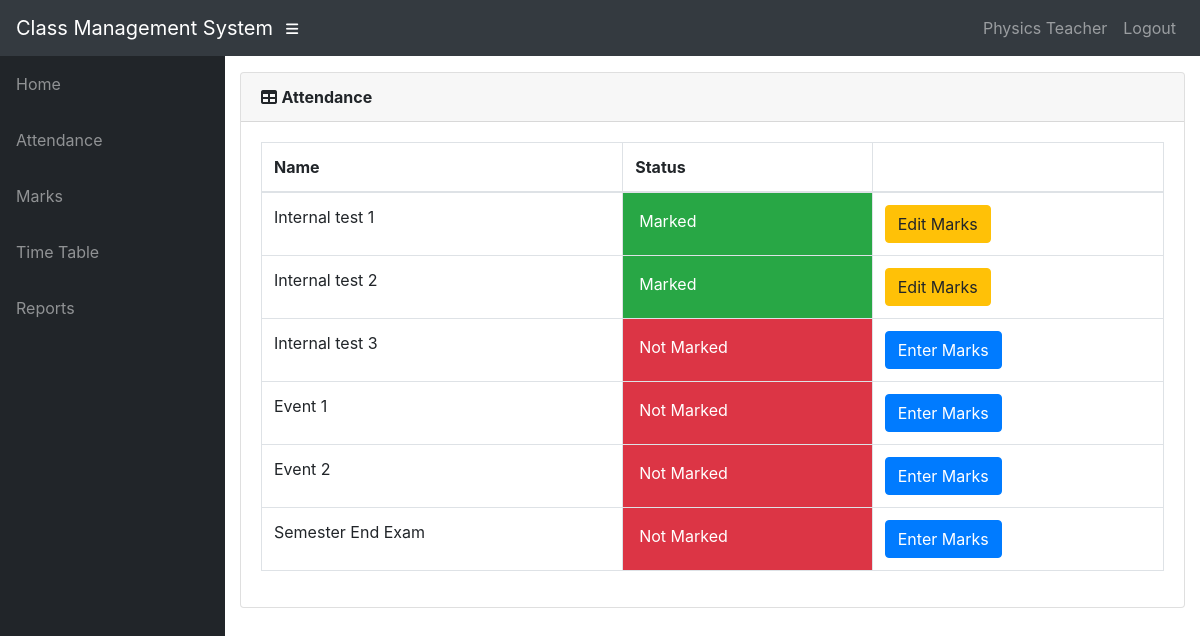
The app's page /info/teacher/41/marks_list/ (signed in) with its own data.
### info/models.py (models this page shows, shortened)
class User(AbstractUser):
    @property
    def is_student(self):
        if hasattr(self, 'student'):
            return True
        return False
    @property
    def is_teacher(self):
        if hasattr(self, 'teacher'):
            return True
        return False

class Teacher(models.Model):
    user = models.OneToOneField(User, on_delete=models.CASCADE, null=True)
    id = models.CharField(primary_key=True, max_length=100)
    dept = models.ForeignKey(Dept, on_delete=models.CASCADE, default=1)
    name = models.CharField(max_length=100)
    sex = models.CharField(max_length=50, choices=sex_choice, default='Male')
    DOB = models.DateField(default='1980-01-01')

class MarksClass(models.Model):
    assign = models.ForeignKey(Assign, on_delete=models.CASCADE)
    name = models.CharField(max_length=50, choices=test_name, default='Internal test 1')
    status = models.BooleanField(default='False')
    class Meta:
        unique_together = (('assign', 'name'),)

### info/views.py (the view)
# urls.py: path('teacher/<int:assign_id>/marks_list/', views.t_marks_list, name='t_marks_list'),
@login_required()
def t_marks_list(request, assign_id):
    ass = get_object_or_404(Assign, id=assign_id)
    m_list = MarksClass.objects.filter(assign=ass)
    return render(request, 'info/t_marks_list.html', {'m_list': m_list})

### info/templates/info/t_marks_list.html
{% extends 'info/base.html' %}
{% block content %}
    <div class="card mb-3">
        <div class="card-header">
              <i class="fas fa-table"></i>
            <b>Attendance</b></div>
            <div class="card-body">
              <div class="table-responsive">
                <table class="table table-bordered" id="dataTable" width="100%" cellspacing="0">
                  <thead>
                    <tr>
                        <th>Name</th>
                        <th>Status</th>
                        <th></th>
                    </tr>
                  </thead>
                  <tbody>
                    {% for m in m_list %}
                    <tr>
                        <td>{{ m.name }}</td>
                        {% if not m.status %}
                            <td class="p-3 mb-2 bg-danger text-white">Not Marked</td>
                            <td>
                                <a class="btn btn-primary" href="{% url 't_marks_entry' m.id %}" role="button">Enter Marks</a>
                            </td>
                        {% else %}
                            <td class="p-3 mb-2 bg-success text-white">Marked</td>
                            <td><a class="btn btn-warning" href="{% url 'edit_marks' m.id %}" role="button">Edit Marks</a> </td>
                        {% endif %}
                    </tr>
                    {% empty %}
                            <p>student has no courses</p>
                    {% endfor %}
                  </tbody>
                </table>
              </div>
        </div>
    </div>
{% endblock %}

### info/templates/info/base.html (shortened to what this page needs)
<!DOCTYPE html>
<html lang="en">
  <head>
      {% load static %}
    <link href="{% static '/info/bootstrap/vendor/bootstrap/css/bootstrap.min.css' %}" rel="stylesheet">
    <link href="{% static '/info/bootstrap/vendor/fontawesome-free/css/all.min.css' %}" rel="stylesheet" type="text/css">
    <link href="{% static '/info/bootstrap/vendor/datatables/dataTables.bootstrap4.css' %}" rel="stylesheet">
    <link href="{% static '/info/bootstrap/css/sb-admin.css' %}" rel="stylesheet">
  </head>
  <body id="page-top">
    <nav class="navbar navbar-expand navbar-dark bg-dark static-top">
      <a class="navbar-brand mr-1" href="{% url 'index' %}">Class Management System</a>
      <button class="btn btn-link btn-sm text-white order-1 order-sm-0" id="sidebarToggle" href="#">
        <i class="fas fa-bars"></i>
      </button>
        <div class="collapse navbar-collapse" id="navbarResponsive">
          <ul class="navbar-nav ml-auto">
            <li class="nav-item">
                {% if request.user.is_student %}
                    <a class="nav-link text-capitalize">{{ request.user.student.name }}</a>
                {% elif request.user.is_teacher %}
                    <a class="nav-link text-capitalize">{{ request.user.teacher.name }}</a>
                {% endif %}
            </li>
            <li class="nav-item">
                <a class="nav-link" href="#" data-toggle="modal" data-target="#logoutModal">Logout</a>
            </li>
          </ul>
        </div>
    </nav>
    <div id="wrapper">
      <ul class="sidebar navbar-nav">
            <li class="nav-item">
              <a class="nav-link" href="{% url 'index' %}">
                <span>Home</span>
              </a>
            </li>
        {% if request.user.is_student %}
            <li class="nav-item">
              <a class="nav-link" href="{% url 'attendance' request.user.student.USN %}">
                <span>Attendance</span>
              </a>
            </li>
            <li class="nav-item">
              <a class="nav-link" href="{% url 'attendance' request.user.student.USN %}">
                <span>Attendance By Subject</span>
              </a>
            </li>
            <li class="nav-item">
              <a class="nav-link" href="{% url 'marks_list' request.user.student.USN %}">
                <span>Marks</span>
              </a>
            </li>
              <li class="nav-item">
              <a class="nav-link" href="{% url 'timetable' request.user.student.class_id_id %}">
                <span>Time Table</span>
              </a>
            </li>
        {% elif request.user.is_teacher %}
            <li class="nav-item">
              <a class="nav-link" href="{% url 't_clas' request.user.teacher.id 1 %}">
                <span>Attendance</span>
              </a>
            </li>
            <li class="nav-item">
              <a class="nav-link" href="{% url 't_clas' request.user.teacher.id 2 %}">
                <span>Marks</span>
              </a>
            </li>
              <li class="nav-item">
              <a class="nav-link" href="{% url 't_timetable' request.user.teacher.id %}">
                <span>Time Table</span>
              </a>
            </li>
            <li class="nav-item">
              <a class="nav-link" href="{% url 't_clas' request.user.teacher.id 3 %}">
                <span>Reports</span>
              </a>
            </li>
        {% endif %}
      </ul>
      <div id="content-wrapper">
        <div class="container-fluid">
            {% block content %}
            {% endblock %}
        </div>
      </div>
    </div>
  </body>
</html>

### records on screen
User: user.teacher.name "Physics Teacher"
MarksClass: name "Internal test 1", status "Marked"
MarksClass: name "Internal test 2", status "Marked"
MarksClass: name "Internal test 3", status "Not Marked"
MarksClass: name "Event 1", status "Not Marked"
MarksClass: name "Event 2", status "Not Marked"
MarksClass: name "Semester End Exam", status "Not Marked"
